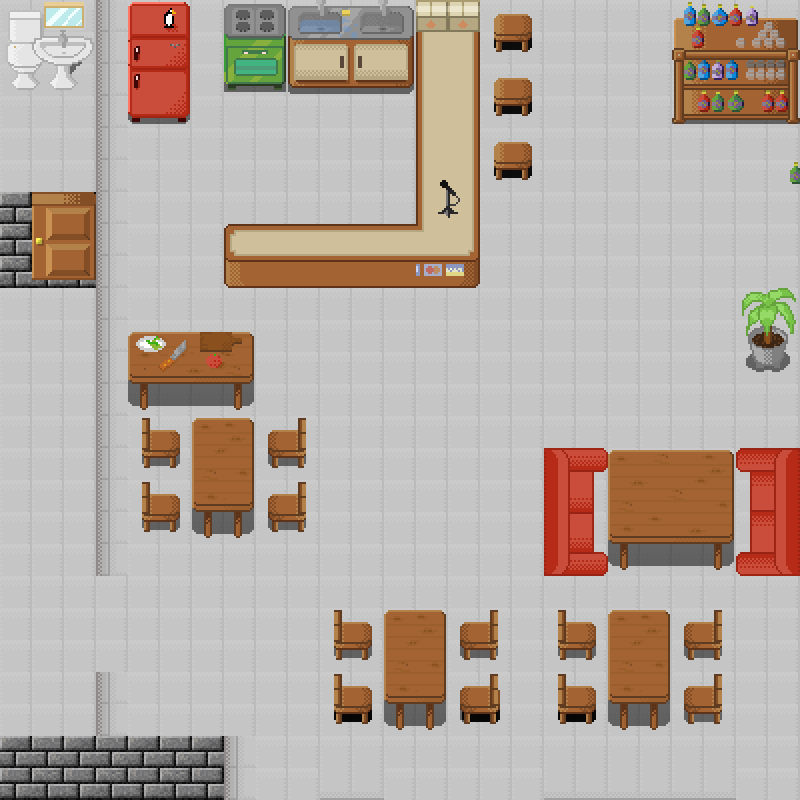

Rendered tile map (Tiled .tmx) drawn with the repository's tilesets; below, a short description and the map source with its tile grids summarised:
An orthogonal 25x25 tile map with 32x32 px tiles, 3 tile layers (BottomLayer, MiddleLayer, TopLayer) and 37 objects (horsalmaskin).

<map version="1.0" orientation="orthogonal" renderorder="right-down" width="25" height="25" tilewidth="32" tileheight="32" nextobjectid="47">
 <tileset firstgid="1" name="open_tileset_2x" tilewidth="32" tileheight="32" tilecount="6840" columns="90">
  <image source="open_tileset_2x.png" width="2880" height="2432" />
 </tileset>
 <layer name="BottomLayer" width="25" height="25">
  <data>[625 cells, 625 non-empty, 5 distinct tile ids]</data>
 </layer>
 <layer name="MiddleLayer" width="25" height="25">
  <data>[625 cells, 155 non-empty, 71 distinct tile ids]</data>
 </layer>
 <layer name="TopLayer" width="25" height="25">
  <data>[625 cells, 184 non-empty, 83 distinct tile ids]</data>
 </layer>
 <objectgroup name="Collision">
  <object id="1" x="93" y="3" width="18" height="575" />
  <object id="2" x="96" y="674" width="14" height="69" />
  <object id="3" x="96" y="737" width="140" height="6" />
  <object id="4" x="225" y="741" width="12" height="60" />
  <object id="5" x="124" y="2" width="67" height="114" />
  <object id="6" x="224" y="6" width="196" height="77" />
  <object id="7" x="417" y="1" width="65" height="280" />
  <object id="8" x="222" y="222" width="252" height="59" />
  <object id="10" x="492" y="14" width="40" height="33" />
  <object id="11" x="669" y="1" width="128" height="112" />
  <object id="12" x="736" y="446" width="65" height="122" />
  <object id="13" x="556" y="675" width="41" height="43" />
  <object id="14" x="606" y="609" width="64" height="103" />
  <object id="23" x="492" y="77" width="40" height="34" />
  <object id="24" x="494" y="141" width="40" height="32" />
  <object id="25" x="737" y="287" width="60" height="76" />
  <object id="27" x="542" y="447" width="64" height="121" />
  <object id="28" x="607" y="450.5" width="127" height="104.5" />
  <object id="29" x="555.5" y="610.5" width="41" height="49" />
  <object id="30" x="681.5" y="675.5" width="41" height="42.5" />
  <object id="31" x="681.5" y="609.5" width="41" height="49" />
  <object id="32" x="458.5" y="673.5" width="41" height="43.5" />
  <object id="33" x="458.5" y="610.5" width="41" height="49" />
  <object id="34" x="330.5" y="674.5" width="41" height="41.5" />
  <object id="35" x="331.5" y="610.5" width="41" height="49" />
  <object id="36" x="140.5" y="482.5" width="41" height="41.5" />
  <object id="37" x="265.5" y="418.5" width="41" height="42.5" />
  <object id="38" x="266.5" y="483.5" width="41" height="39.5" />
  <object id="39" x="138.5" y="419.5" width="41" height="45.5" />
  <object id="40" x="190.5" y="418.5" width="62.5" height="105.5" />
  <object id="41" x="383" y="611.5" width="64" height="101.5" />
  <object id="42" x="130" y="332" width="123" height="60" />
  <object id="44" x="786" y="162" width="16" height="20" />
  <object id="46" x="1.5" y="189" width="90.5" height="89" />
 </objectgroup>
 <objectgroup name="SlowLayer">
  <object id="16" x="13" y="8" width="5" height="3" />
 </objectgroup>
 <objectgroup name="NewWorld">
  <object id="15" name="horsalmaskin" x="0" y="673" width="109" height="62" />
 </objectgroup>
 <objectgroup name="CharacterPositions">
  <object id="17" x="723.974" y="188.199" width="11.8684" height="11.8684">
   <properties>
    <property name="LuckyLukeStartPosition" value="" />
   </properties>
  </object>
 </objectgroup>
</map>
